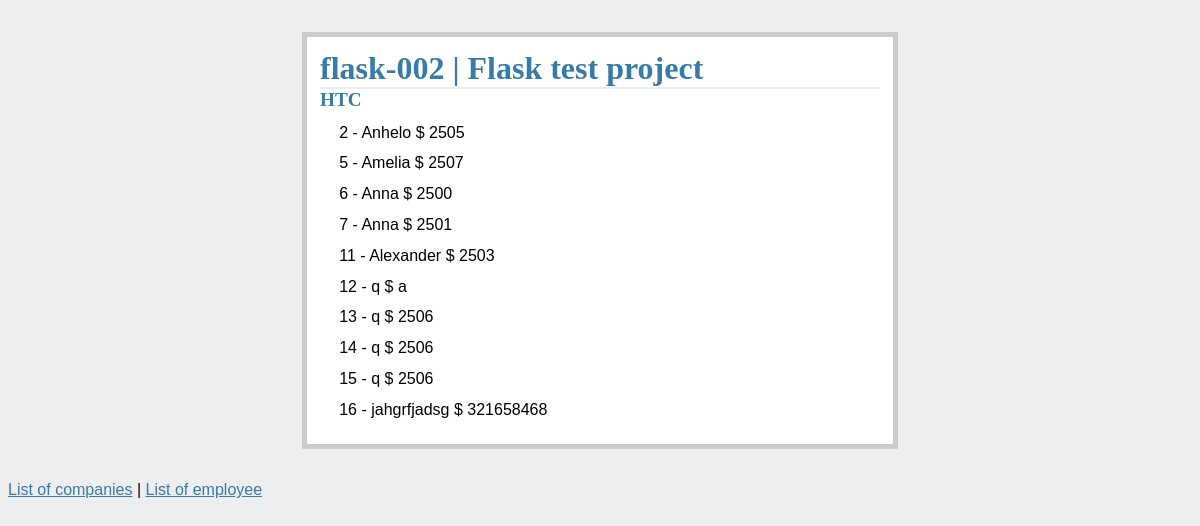
The app's page /company/3 with its own data.
### tables this page shows
CREATE TABLE company (
  `id` INTEGER PRIMARY KEY AUTOINCREMENT NOT NULL ,
  'title' varchar(45)  DEFAULT NULL
  );

CREATE TABLE `employee` (
  `id`INTEGER PRIMARY KEY AUTOINCREMENT NOT NULL ,
  `name` varchar(45)  DEFAULT 'John Smith',
  `salary` int(11) DEFAULT '2500',
  `company_id` int(11) DEFAULT NULL
  );

### app_monolit.py (the view)
@app.route('/company/<company_id>')
def show_company_details(company_id):
    db = get_db()
    cur = db.execute("""select employee.id, employee.name, employee.salary, company.title
    from company
    inner join employee
    where employee.company_id=company.id
    and company.id = ?
    """, [company_id])
    entries = cur.fetchall()
    return render_template('company_details.html', entries=entries )

### app_monolit.py (called while the page is built)
def connect_db():
    rv = sqlite3.connect(app.config['DATABASE'])
    rv.row_factory = sqlite3.Row
    return rv

def get_db():
    if not hasattr(g, 'sqlite_db'):
        g.sqlite_db = connect_db()
    return g.sqlite_db

### templates/company_details.html
{% extends "layout-flask-002.html" %}
{% block body %}
<h2>{{entries[0][3]}}</h2>
<ul class="entries">
  {% for entry in entries %}
    <li>{{ entry[0] }} - {{ entry[1]|safe }} $ {{ entry[2]|safe }}</li>
  {% else %}
    <li><em>Unbelievable.  No entries here so far</em></li>
  {% endfor %}
  </ul>
{% endblock %}

### static/style.css (style rules this page uses)
a, h1, h2 { color: #377BA8; }
h1, h2 { font-family: 'Georgia', serif; margin: 0; }
h2 { font-size: 1.2em; }
.entries { list-style: none; margin: 0; padding: 0; }
.entries li { margin: 0.8em 1.2em; }

### records on screen
company: title "HTC"
employee: id "2", name "Anhelo", salary "2505"
employee: id "5", name "Amelia", salary "2507"
employee: id "6", name "Anna", salary "2500"
employee: id "7", name "Anna", salary "2501"
employee: id "11", name "Alexander", salary "2503"
employee: id "12", name "q", salary "a"
employee: id "13", name "q", salary "2506"
employee: id "14", name "q", salary "2506"
employee: id "15", name "q", salary "2506"
employee: id "16", name "jahgrfjadsg", salary "321658468"
